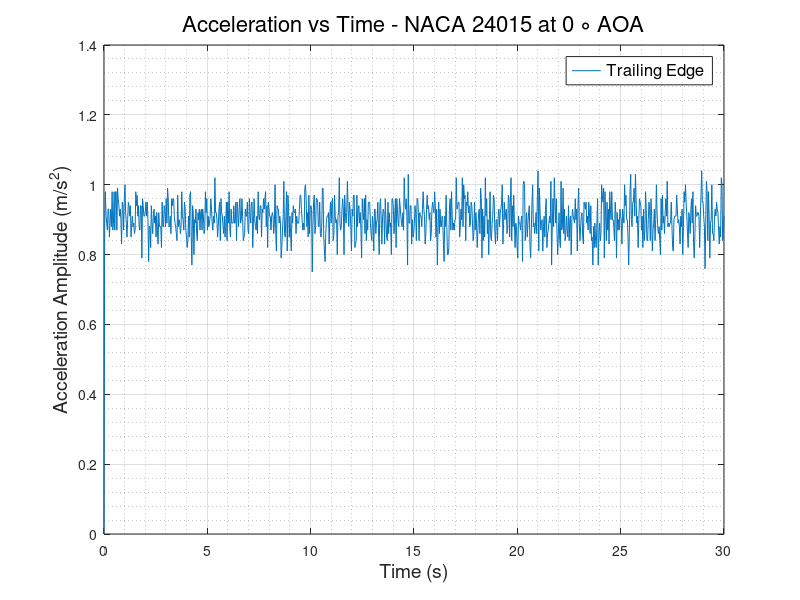
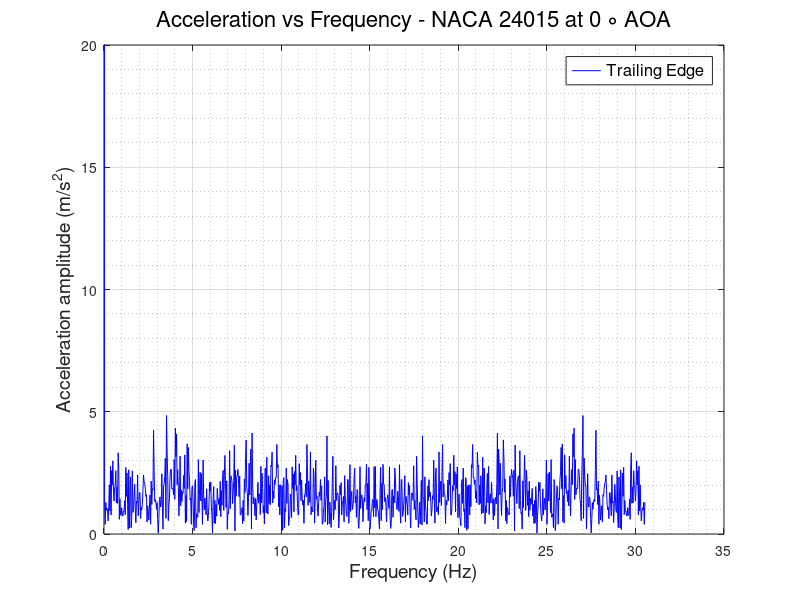

Write the MATLAB code that produced these figures, in order.
clc
clear
close all
%% READING ACCELEROMETER DATA and defining Variables
                      % TRAILING EDGE %
data   = xlsread('TE_400rpm.csv');
TE_time   = data(:,1);
TE_X_acc  = data(:,2);
TE_Y_acc  = data(:,3);
TE_Z_acc  = data(:,4);
TE_R_acc  = sqrt(TE_X_acc.^2 + TE_Y_acc.^2 + TE_Z_acc.^2);
% plot(TE_time,TE_R_acc)
N      = numel(TE_time);
Ts     = abs(diff(TE_time(1:2)));
fs     = 1/Ts;
f_axis = [0:N-1]*fs/N;
A_freq_TE = fft(TE_Z_acc);
figure(1)
plot(TE_time, TE_Z_acc)
grid on
grid minor
xlabel('Time (s)','FontSize',14,'FontWeight','normal')
ylabel('Acceleration Amplitude (m/s^2)','FontSize',14,'FontWeight','normal')
legend ('Trailing Edge','FontSize',12,'FontWeight','normal')
title('Acceleration vs Time - NACA 24015 at 0 \circ AOA','FontSize',16,'FontWeight','normal')
% ylim([0.5 2])
figure(2)
plot(f_axis,abs(A_freq_TE),'-b','LineWidth',0.5)
grid on 
grid minor
ylabel('Acceleration amplitude (m/s^2)','FontSize',14,'FontWeight','normal')
xlabel('Frequency (Hz)','FontSize',14,'FontWeight','normal')
ylim([0 20])
legend ('Trailing Edge','FontSize',12,'FontWeight','normal')
title('Acceleration vs Frequency - NACA 24015 at 0 \circ AOA','FontSize',16,'FontWeight','normal')